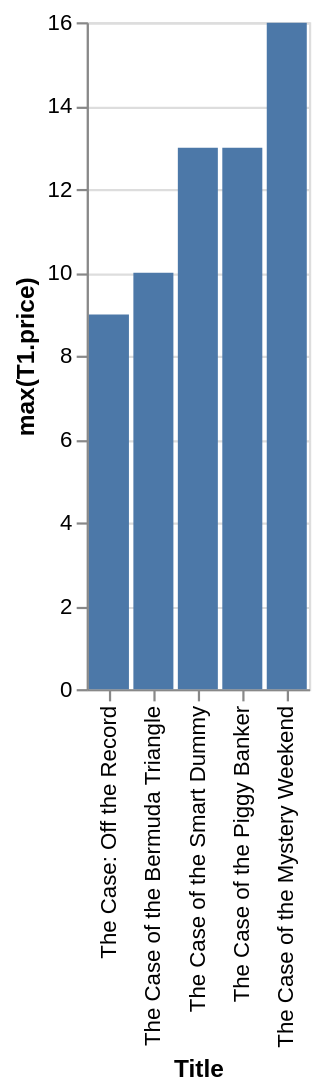

Write a Vega-Lite specification for this figure.
### Vega-Lite specification from a JSON file in a GitHub repository (floating-point values rounded to 4 significant figures)
{"data": {"values": [{"x_data": "The Case of the Mystery Weekend", "y_data": 15.99}, {"x_data": "The Case of the Smart Dummy", "y_data": 12.99}, {"x_data": "The Case: Off the Record", "y_data": 8.99}, {"x_data": "The Case of the Bermuda Triangle", "y_data": 9.99}, {"x_data": "The Case of the Piggy Banker", "y_data": 12.99}]}, "mark": "bar", "encoding": {"x": {"field": "x_data", "type": "nominal", "title": "Title", "sort": {"op": "sum", "field": "y_data", "order": "ascending"}}, "y": {"field": "y_data", "type": "quantitative", "title": "max(T1.price)"}}}
